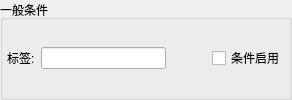
        <widget class="QGroupBox" name="groupBoxGeneral">
         <property name="title">
          <string>一般条件</string>
         </property>
         <layout class="QGridLayout" name="gridLayout_9">
          <property name="leftMargin">
           <number>4</number>
          </property>
          <property name="topMargin">
           <number>4</number>
          </property>
          <property name="rightMargin">
           <number>4</number>
          </property>
          <property name="bottomMargin">
           <number>4</number>
          </property>
          <item row="0" column="5">
           <widget class="QCheckBox" name="checkEnabled">
            <property name="text">
             <string>条件启用</string>
            </property>
           </widget>
          </item>
          <item row="0" column="1">
           <widget class="QLineEdit" name="lineSummary">
            <property name="font">
             <font>
              <family>Monospace</family>
             </font>
            </property>
            <property name="text">
             <string/>
            </property>
            <property name="maxLength">
             <number>26</number>
            </property>
            <property name="placeholderText">
             <string/>
            </property>
           </widget>
          </item>
          <item row="0" column="2">
           <spacer name="horizontalSpacer_5">
            <property name="orientation">
             <enum>Qt::Horizontal</enum>
            </property>
            <property name="sizeHint" stdset="0">
             <size>
              <width>40</width>
              <height>20</height>
             </size>
            </property>
           </spacer>
          </item>
          <item row="0" column="0">
           <widget class="QLabel" name="label_2">
            <property name="text">
             <string>标签:</string>
            </property>
           </widget>
          </item>
         </layout>
        </widget>
